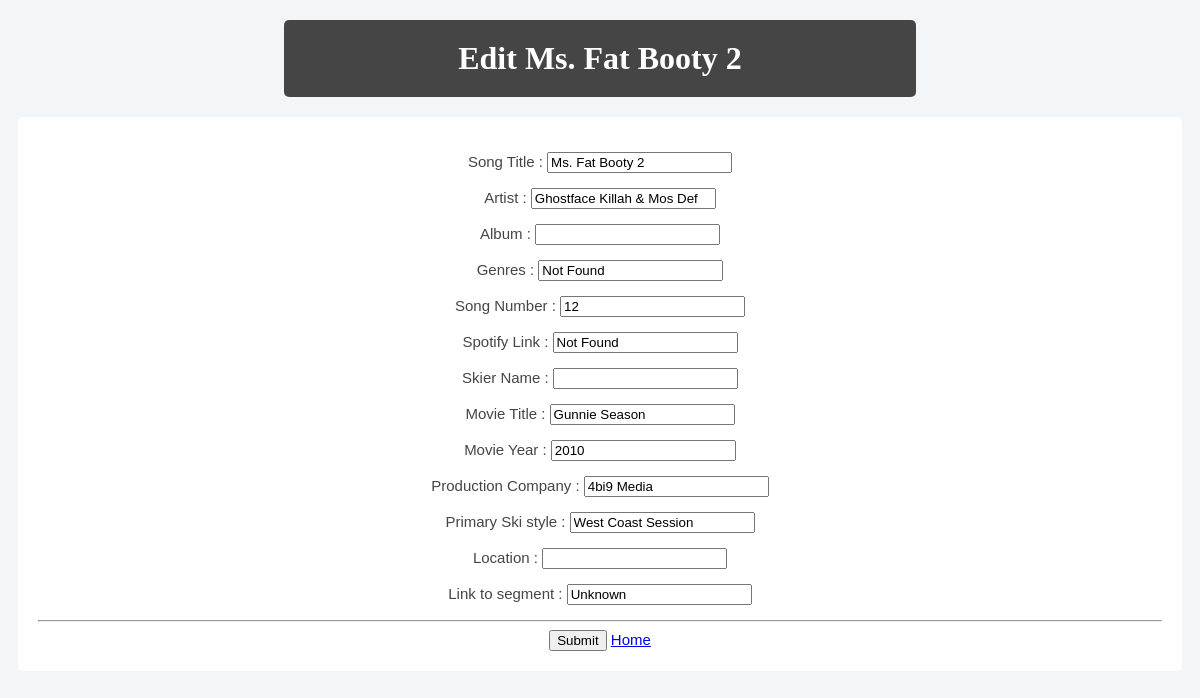
Screenshot of /edit_entry/1264 (signed in) with the database file from the repository.
### skitunes/spotify/models.py (models this page shows, shortened)
class ski_movie_song_info(db.Model):
    __tablename__ = 'Ski Movie Tunes Info'
    db_id = db.Column('id', Integer, primary_key = True)
    song_name = db.Column('Song Title', db.String(100))
    song_artist = db.Column('Song Artist', db.String(100))
    song_album = db.Column('Album', db.String(100))
    song_num = db.Column('Song Number', db.String(100))
    genres = db.Column('Genres', db.String(100))
    spotify_id = db.Column('Spotify Link', db.String(100))
    skier_name = db.Column('Skier Name', db.String(100))
    movie_details = relationship("Movie", back_populates="parent")
    ski_type = db.Column('Primary Ski Style', db.String(100))
    location = db.Column('Location', db.String(100))
    video_link = db.Column('Link to segment', db.String(100))

class Movie(db.Model):
    __tablename__ = "movie_details"
    movie_id = db.Column('movie_id', Integer, primary_key = True)
    movie_name = db.Column('Movie Name', db.String(100))
    movie_year = db.Column('Movie Year', db.String(100))
    movie_co = db.Column('Production Company', db.String(100))
    movie_img_url = db.Column('Movie Cover URL', db.String(100))
    parent_id = db.Column(db.Integer, ForeignKey(ski_movie_song_info.db_id))
    parent = relationship("ski_movie_song_info", back_populates="movie_details")

### skitunes/main/views.py (the view, shortened to what this page needs)
@app.route('/edit_entry/<entry>', methods=['GET', 'POST'])
@login_required
def edit_entry(entry):
    song_data = db.session.query(ski_movie_song_info).filter(ski_movie_song_info.db_id == entry)
    return render_template('edit_entry.html', song_data=song_data)

### skitunes/account/models.py (called while the page is built)
    @staticmethod
    def get(user_id):
        user = User.query.filter(User.user_id == user_id).first()
        if not user:
            return None
        return user

### skitunes/auth/views.py (called while the page is built)
@login_manager.user_loader
def load_user(user_id):
    return User.get(user_id)

### skitunes/templates/edit_entry.html (shortened to what this page needs)
<!DOCTYPE html>
<html>
    <link rel="stylesheet" href="{{url_for('static',  filename='style.css')}}" type="text/css">
    <body>
        {% for entry in song_data %}
        <h1>Edit {{ entry.song_name }}</h1>
        <div class="bubble">
            <form action="{{  request.path  }}" method="post">
                <p>Song Title : <input type="text" name="song_name" value="{{ entry.song_name }}"/></p>
                <p>Artist : <input type="text" name="song_artist" value="{{ entry.song_artist }}"/></p>
                <p>Album : <input type="text" name="song_album" value="{{ entry.song_album }}"/></p>
                <p>Genres : <input type="text" name="genres" value="{{ entry.genres }}"/></p>
                <p>Song Number : <input type="text" name="song_num" value="{{ entry.song_num }}"/></p>
                <p>Spotify Link : <input type="text" name="spotify_id" value="{{ entry.spotify_id }}"/></p>
                <p>Skier Name : <input type="text" name="skier_name" value="{{ entry.skier_name }}"/></p>
                {% for movie in entry.movie_details %}
                    <p>Movie Title : <input type="text" name="movie_name" value="{{ movie.movie_name }}"/></p>
                    <p>Movie Year : <input type="text" name="movie_year" value="{{ movie.movie_year }}"/></p>
                    <p>Production Company : <input type="text" name="movie_co" value="{{ movie.movie_co }}"/></p>
                {% endfor %}
                <p>Primary Ski style : <input type="text" name="ski_type" value="{{ entry.ski_type }}"/></p>
                <p>Location : <input type="text" name="location" value="{{ entry.location }}"/></p>
                <p>Link to segment : <input type="text" name="video_link" value="{{ entry.video_link }}"/></p>
                <hr>
                <input type="submit" value="Submit" />
                <a href="{{url_for('home')}}">Home</a>
        {% endfor %}
            </form>
        </div>
</html>

### skitunes/static/style.css (style rules this page uses)
body { background-color: #f2f6f8; text-align: center; }
.bubble { margin: 20px auto; width: 95%; font: 15px Arial; background-color: #FFFFFF; color: #454545; text-align: center; padding: 20px; border-radius: 5px; justify-content: space-between }
h1 { margin: 20px auto; width: 50%; background-color: #454545; color: #FFFFFF; text-align: center; padding: 20px; border-radius: 5px; }

### rows the page displays
ski_movie_song_info: song_name "Ms. Fat Booty 2", song_artist "Ghostface Killah & Mos Def", genres "Not Found", song_num "12", spotify_id "Not Found", ski_type "West Coast Session", video_link "Unknown"
Movie: movie_name "Gunnie Season", movie_year "2010", movie_co "4bi9 Media"
